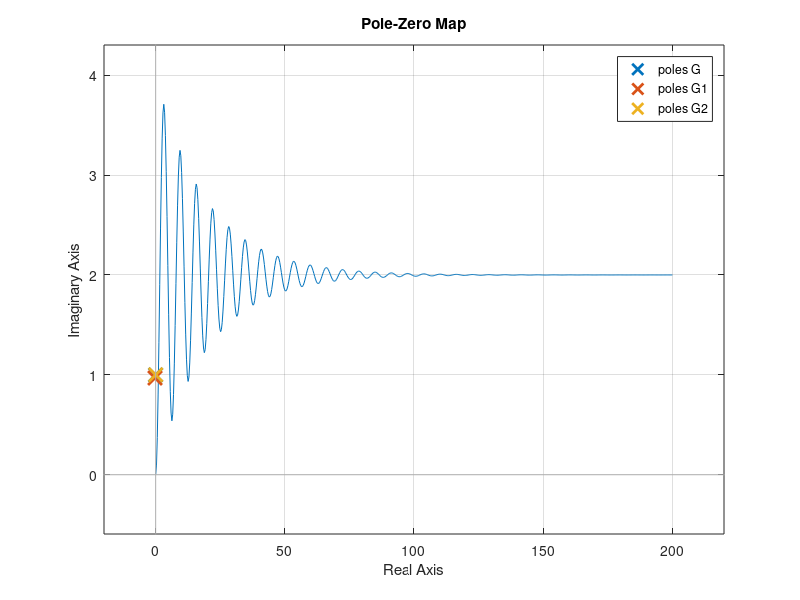

This figure's MATLAB source:
%G(s) = 2 / s² + 0.1s + 1
s = tf('s');
G = 2/(s^2 + 0.1 * s + 1);
G1 = 2 / (s^2 + 0.5 *s + 1);
G2 = 2/ ( s^2  + 0.01 * s + 1); 
impulse(G)
step(G);
%amortissement
damp(G);
%oméga : pulsation propre 
% xi : taux d'amortissement
%gain statique
dcgain(G)  
pzmap(G,G1,G2)
%Comme la partie réelle est beaucoup plus petite sur G Que sur G1 alors
% elle oscillera moins.
